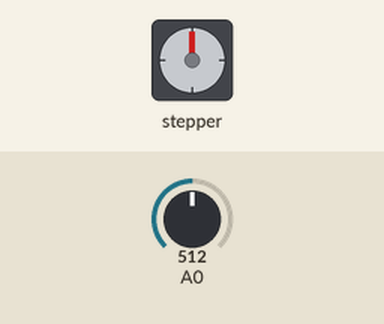
Recording of a sketch running on a simulated Arduino Uno, built with avr-gcc and run on an emulated ATmega328P. On the bench: stepper motor. The test bench sets the inputs (shaded band); at power-on: A0 = 512. Stepper angles assume 2048 steps per turn.

Above: at 1.2 s.
1.3 s: A0 set to 716
At 1.75 s:
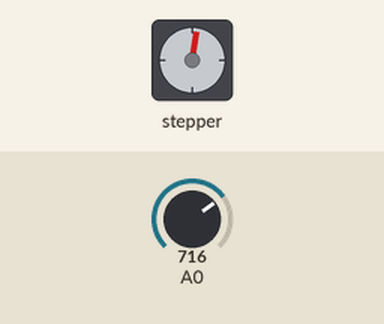
4.3 s: A0 set to 900
7.3 s: A0 set to 511
At 7.7 s:
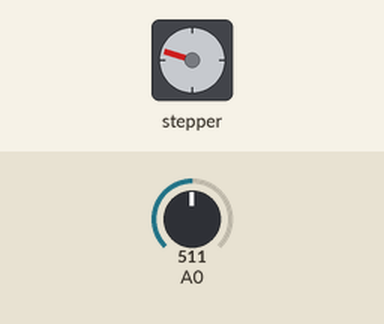
8.8 s: A0 set to 1023
At 9.63 s:
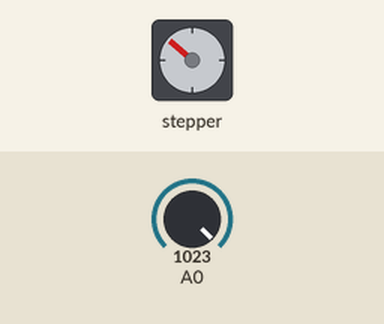
Timing chart, 0 to 12.8 s (numbered marks = the images above; inputs shaded):
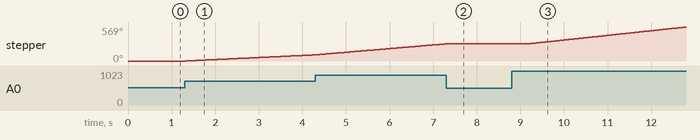

Measured:
- after the input at 1.3 s, stepper: keeps turning clockwise at about 35°/s, starting at once
- after the input at 7.3 s, stepper: goes on until 7.3 s, then stays 287°
- after the input at 8.8 s, stepper: keeps turning clockwise at about 78°/s, starting after 0.38 s

The sketch:

Stepper_w_joystic_control.ino
```cpp
// Stepper_w_joystic_control.ino
#include <Stepper.h>
const int stepsPerRev = 32;
Stepper myStepper(stepsPerRev, 2, 3, 4, 5);
int sensor;
int motorSpeed;
void setup() {}
void loop()
{ sensor = analogRead(A0);
motorSpeed = map(sensor, 0, 1023, -1000, 1000);
if(motorSpeed > 0)
{ myStepper.setSpeed(motorSpeed);
myStepper.step(1);
}
if(motorSpeed < 0)
{ myStepper.setSpeed(-motorSpeed);
myStepper.step(-1);
}
}
```
